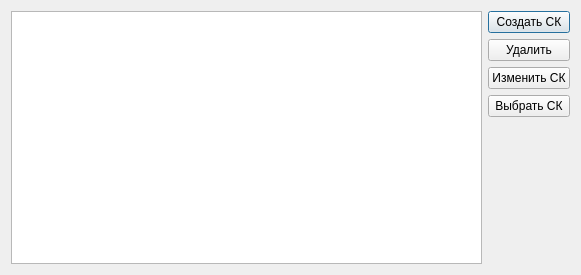
<?xml version="1.0" encoding="UTF-8"?>
<ui version="4.0">
 <class>SelectSC</class>
 <widget class="QDialog" name="SelectSC">
  <property name="geometry">
   <rect>
    <x>0</x>
    <y>0</y>
    <width>581</width>
    <height>275</height>
   </rect>
  </property>
  <property name="windowTitle">
   <string>Выбор доступной СК</string>
  </property>
  <layout class="QVBoxLayout" name="verticalLayout_2">
   <item>
    <layout class="QHBoxLayout" name="horizontalLayout">
     <item>
      <widget class="QTableView" name="tableView">
       <property name="editTriggers">
        <set>QAbstractItemView::NoEditTriggers</set>
       </property>
       <property name="selectionBehavior">
        <enum>QAbstractItemView::SelectRows</enum>
       </property>
      </widget>
     </item>
     <item>
      <layout class="QVBoxLayout" name="verticalLayout">
       <item>
        <widget class="QPushButton" name="createSC_pb">
         <property name="text">
          <string>Создать СК</string>
         </property>
        </widget>
       </item>
       <item>
        <widget class="QPushButton" name="delete_pb">
         <property name="text">
          <string>Удалить</string>
         </property>
        </widget>
       </item>
       <item>
        <widget class="QPushButton" name="editSC_pb">
         <property name="text">
          <string>Изменить СК</string>
         </property>
        </widget>
       </item>
       <item>
        <widget class="QPushButton" name="setSC_pb">
         <property name="text">
          <string>Выбрать СК</string>
         </property>
        </widget>
       </item>
       <item>
        <spacer name="verticalSpacer">
         <property name="orientation">
          <enum>Qt::Vertical</enum>
         </property>
         <property name="sizeHint" stdset="0">
          <size>
           <width>20</width>
           <height>40</height>
          </size>
         </property>
        </spacer>
       </item>
      </layout>
     </item>
    </layout>
   </item>
  </layout>
 </widget>
 <layoutdefault spacing="6" margin="11"/>
 <resources/>
 <connections/>
</ui>
